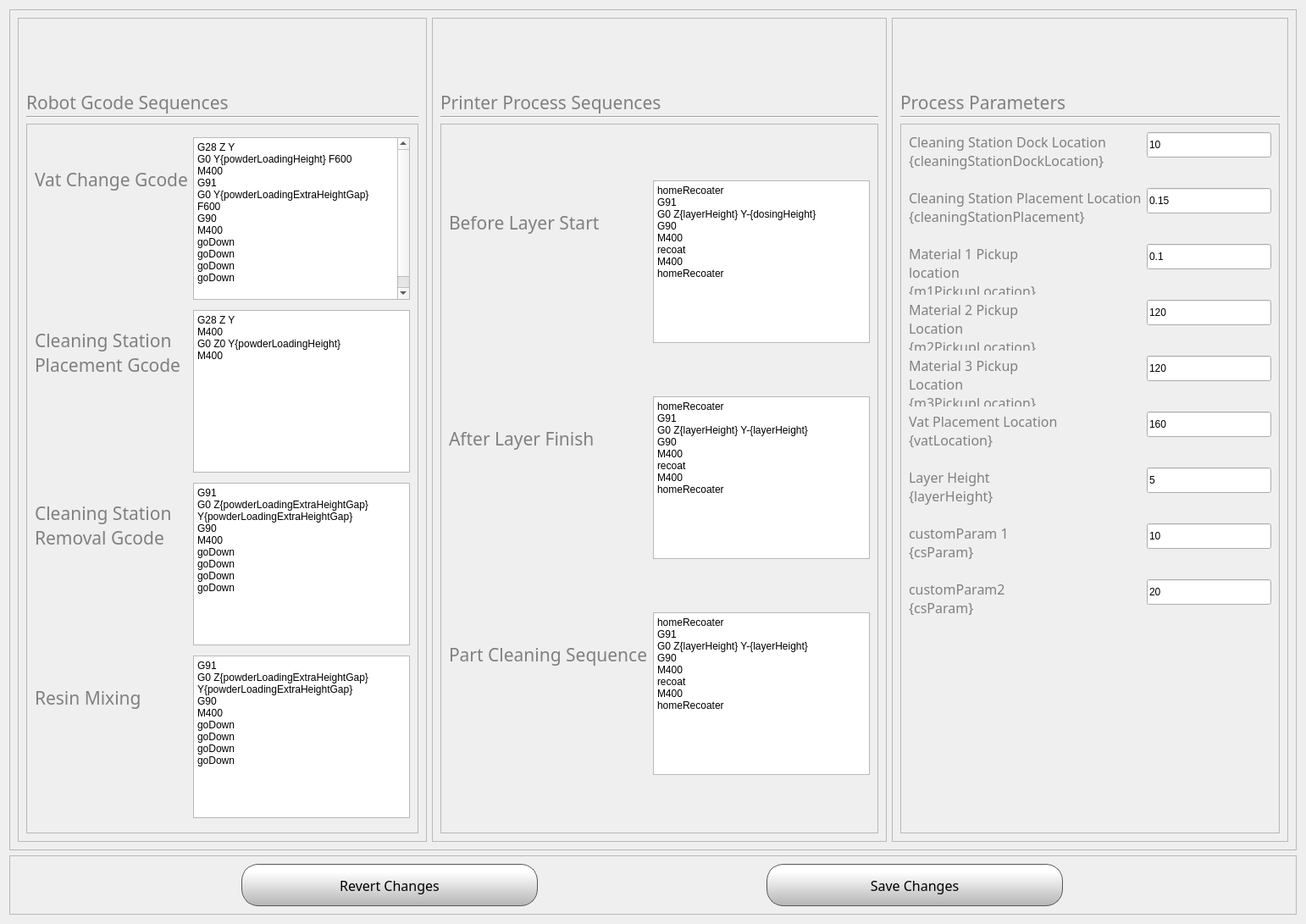
<?xml version="1.0" encoding="UTF-8"?>
<ui version="4.0">
 <class>Form</class>
 <widget class="QWidget" name="Form">
  <property name="geometry">
   <rect>
    <x>0</x>
    <y>0</y>
    <width>1542</width>
    <height>1091</height>
   </rect>
  </property>
  <property name="windowTitle">
   <string>Form</string>
  </property>
  <layout class="QVBoxLayout" name="verticalLayout_5">
   <item>
    <widget class="QFrame" name="frame">
     <property name="frameShape">
      <enum>QFrame::StyledPanel</enum>
     </property>
     <property name="frameShadow">
      <enum>QFrame::Raised</enum>
     </property>
     <layout class="QHBoxLayout" name="horizontalLayout">
      <item>
       <widget class="QFrame" name="frame_3">
        <property name="frameShape">
         <enum>QFrame::StyledPanel</enum>
        </property>
        <property name="frameShadow">
         <enum>QFrame::Raised</enum>
        </property>
        <layout class="QVBoxLayout" name="verticalLayout">
         <item>
          <widget class="QLabel" name="fileInfoLabel_9">
           <property name="minimumSize">
            <size>
             <width>0</width>
             <height>100</height>
            </size>
           </property>
           <property name="maximumSize">
            <size>
             <width>16777215</width>
             <height>20</height>
            </size>
           </property>
           <property name="font">
            <font>
             <family>Gotham</family>
             <pointsize>16</pointsize>
             <weight>50</weight>
             <bold>false</bold>
            </font>
           </property>
           <property name="styleSheet">
            <string notr="true">color:  grey;</string>
           </property>
           <property name="text">
            <string>Robot Gcode Sequences</string>
           </property>
           <property name="wordWrap">
            <bool>true</bool>
           </property>
          </widget>
         </item>
         <item>
          <widget class="Line" name="line">
           <property name="orientation">
            <enum>Qt::Horizontal</enum>
           </property>
          </widget>
         </item>
         <item>
          <widget class="QFrame" name="frame_2">
           <property name="frameShape">
            <enum>QFrame::StyledPanel</enum>
           </property>
           <property name="frameShadow">
            <enum>QFrame::Raised</enum>
           </property>
           <layout class="QFormLayout" name="formLayout">
            <item row="1" column="1">
             <widget class="QPlainTextEdit" name="powderLoadingSequenceText">
              <property name="plainText">
               <string>G28 Z Y
G0 Y{powderLoadingHeight} F600
M400
G91
G0 Y{powderLoadingExtraHeightGap} F600
G90
M400
goDown
goDown
goDown
goDown
</string>
              </property>
             </widget>
            </item>
            <item row="3" column="1">
             <widget class="QPlainTextEdit" name="moveToStartingSequenceText">
              <property name="plainText">
               <string>G28 Z Y
M400
G0 Z0 Y{powderLoadingHeight}
M400</string>
              </property>
             </widget>
            </item>
            <item row="5" column="1">
             <widget class="QPlainTextEdit" name="prepareForPartRemovalSequenceText">
              <property name="plainText">
               <string>G91
G0 Z{powderLoadingExtraHeightGap} Y{powderLoadingExtraHeightGap}
G90
M400
goDown
goDown
goDown
goDown</string>
              </property>
             </widget>
            </item>
            <item row="6" column="0">
             <widget class="QLabel" name="fileInfoLabel_20">
              <property name="minimumSize">
               <size>
                <width>0</width>
                <height>100</height>
               </size>
              </property>
              <property name="maximumSize">
               <size>
                <width>16777215</width>
                <height>20</height>
               </size>
              </property>
              <property name="font">
               <font>
                <family>Gotham</family>
                <pointsize>16</pointsize>
                <weight>50</weight>
                <bold>false</bold>
               </font>
              </property>
              <property name="styleSheet">
               <string notr="true">color:  grey;</string>
              </property>
              <property name="text">
               <string>Resin Mixing</string>
              </property>
              <property name="wordWrap">
               <bool>true</bool>
              </property>
             </widget>
            </item>
            <item row="6" column="1">
             <widget class="QPlainTextEdit" name="prepareForPartRemovalSequenceText_2">
              <property name="plainText">
               <string>G91
G0 Z{powderLoadingExtraHeightGap} Y{powderLoadingExtraHeightGap}
G90
M400
goDown
goDown
goDown
goDown</string>
              </property>
             </widget>
            </item>
            <item row="3" column="0">
             <widget class="QLabel" name="fileInfoLabel_7">
              <property name="minimumSize">
               <size>
                <width>0</width>
                <height>100</height>
               </size>
              </property>
              <property name="maximumSize">
               <size>
                <width>16777215</width>
                <height>20</height>
               </size>
              </property>
              <property name="font">
               <font>
                <family>Gotham</family>
                <pointsize>16</pointsize>
                <weight>50</weight>
                <bold>false</bold>
               </font>
              </property>
              <property name="styleSheet">
               <string notr="true">color:  grey;</string>
              </property>
              <property name="text">
               <string>Cleaning Station Placement Gcode</string>
              </property>
              <property name="wordWrap">
               <bool>true</bool>
              </property>
             </widget>
            </item>
            <item row="5" column="0">
             <widget class="QLabel" name="fileInfoLabel_8">
              <property name="minimumSize">
               <size>
                <width>0</width>
                <height>100</height>
               </size>
              </property>
              <property name="maximumSize">
               <size>
                <width>16777215</width>
                <height>20</height>
               </size>
              </property>
              <property name="font">
               <font>
                <family>Gotham</family>
                <pointsize>16</pointsize>
                <weight>50</weight>
                <bold>false</bold>
               </font>
              </property>
              <property name="styleSheet">
               <string notr="true">color:  grey;</string>
              </property>
              <property name="text">
               <string>Cleaning Station Removal Gcode</string>
              </property>
              <property name="wordWrap">
               <bool>true</bool>
              </property>
             </widget>
            </item>
            <item row="1" column="0">
             <widget class="QLabel" name="fileInfoLabel_6">
              <property name="minimumSize">
               <size>
                <width>0</width>
                <height>100</height>
               </size>
              </property>
              <property name="maximumSize">
               <size>
                <width>16777215</width>
                <height>20</height>
               </size>
              </property>
              <property name="font">
               <font>
                <family>Gotham</family>
                <pointsize>16</pointsize>
                <weight>50</weight>
                <bold>false</bold>
               </font>
              </property>
              <property name="styleSheet">
               <string notr="true">color:  grey;</string>
              </property>
              <property name="text">
               <string>Vat Change Gcode</string>
              </property>
              <property name="wordWrap">
               <bool>true</bool>
              </property>
             </widget>
            </item>
           </layout>
          </widget>
         </item>
        </layout>
       </widget>
      </item>
      <item>
       <widget class="QFrame" name="frame_4">
        <property name="frameShape">
         <enum>QFrame::StyledPanel</enum>
        </property>
        <property name="frameShadow">
         <enum>QFrame::Raised</enum>
        </property>
        <layout class="QVBoxLayout" name="verticalLayout_2">
         <item>
          <widget class="QLabel" name="fileInfoLabel_10">
           <property name="minimumSize">
            <size>
             <width>0</width>
             <height>100</height>
            </size>
           </property>
           <property name="maximumSize">
            <size>
             <width>16777215</width>
             <height>20</height>
            </size>
           </property>
           <property name="font">
            <font>
             <family>Gotham</family>
             <pointsize>16</pointsize>
             <weight>50</weight>
             <bold>false</bold>
            </font>
           </property>
           <property name="styleSheet">
            <string notr="true">color:  grey;</string>
           </property>
           <property name="text">
            <string>Printer Process Sequences</string>
           </property>
           <property name="wordWrap">
            <bool>true</bool>
           </property>
          </widget>
         </item>
         <item>
          <widget class="Line" name="line_2">
           <property name="orientation">
            <enum>Qt::Horizontal</enum>
           </property>
          </widget>
         </item>
         <item>
          <widget class="QFrame" name="frame_5">
           <property name="frameShape">
            <enum>QFrame::StyledPanel</enum>
           </property>
           <property name="frameShadow">
            <enum>QFrame::Raised</enum>
           </property>
           <layout class="QFormLayout" name="formLayout_2">
            <item row="0" column="0">
             <widget class="QLabel" name="fileInfoLabel_11">
              <property name="minimumSize">
               <size>
                <width>0</width>
                <height>100</height>
               </size>
              </property>
              <property name="maximumSize">
               <size>
                <width>16777215</width>
                <height>20</height>
               </size>
              </property>
              <property name="font">
               <font>
                <family>Gotham</family>
                <pointsize>16</pointsize>
                <weight>50</weight>
                <bold>false</bold>
               </font>
              </property>
              <property name="styleSheet">
               <string notr="true">color:  grey;</string>
              </property>
              <property name="text">
               <string>Before Layer Start</string>
              </property>
              <property name="wordWrap">
               <bool>true</bool>
              </property>
             </widget>
            </item>
            <item row="0" column="1">
             <widget class="QPlainTextEdit" name="initialLevellingRecoatingSequenceText">
              <property name="plainText">
               <string>homeRecoater
G91
G0 Z{layerHeight} Y-{dosingHeight}
G90
M400
recoat
M400
homeRecoater</string>
              </property>
             </widget>
            </item>
            <item row="1" column="0">
             <widget class="QLabel" name="fileInfoLabel_12">
              <property name="minimumSize">
               <size>
                <width>0</width>
                <height>100</height>
               </size>
              </property>
              <property name="maximumSize">
               <size>
                <width>16777215</width>
                <height>20</height>
               </size>
              </property>
              <property name="font">
               <font>
                <family>Gotham</family>
                <pointsize>16</pointsize>
                <weight>50</weight>
                <bold>false</bold>
               </font>
              </property>
              <property name="styleSheet">
               <string notr="true">color:  grey;</string>
              </property>
              <property name="text">
               <string>After Layer Finish</string>
              </property>
              <property name="wordWrap">
               <bool>true</bool>
              </property>
             </widget>
            </item>
            <item row="1" column="1">
             <widget class="QPlainTextEdit" name="heatedBufferRecoatingSequenceText">
              <property name="plainText">
               <string>homeRecoater
G91
G0 Z{layerHeight} Y-{layerHeight}
G90
M400
recoat
M400
homeRecoater</string>
              </property>
             </widget>
            </item>
            <item row="2" column="0">
             <widget class="QLabel" name="fileInfoLabel_13">
              <property name="minimumSize">
               <size>
                <width>0</width>
                <height>100</height>
               </size>
              </property>
              <property name="maximumSize">
               <size>
                <width>16777215</width>
                <height>20</height>
               </size>
              </property>
              <property name="font">
               <font>
                <family>Gotham</family>
                <pointsize>16</pointsize>
                <weight>50</weight>
                <bold>false</bold>
               </font>
              </property>
              <property name="styleSheet">
               <string notr="true">color:  grey;</string>
              </property>
              <property name="text">
               <string>Part Cleaning Sequence</string>
              </property>
              <property name="wordWrap">
               <bool>true</bool>
              </property>
             </widget>
            </item>
            <item row="2" column="1">
             <widget class="QPlainTextEdit" name="printingRecoatingSequenceText">
              <property name="plainText">
               <string>homeRecoater
G91
G0 Z{layerHeight} Y-{layerHeight}
G90
M400
recoat
M400
homeRecoater</string>
              </property>
             </widget>
            </item>
           </layout>
          </widget>
         </item>
        </layout>
       </widget>
      </item>
      <item>
       <widget class="QFrame" name="frame_6">
        <property name="frameShape">
         <enum>QFrame::StyledPanel</enum>
        </property>
        <property name="frameShadow">
         <enum>QFrame::Raised</enum>
        </property>
        <layout class="QVBoxLayout" name="verticalLayout_3">
         <item>
          <widget class="QLabel" name="fileInfoLabel_14">
           <property name="minimumSize">
            <size>
             <width>0</width>
             <height>100</height>
            </size>
           </property>
           <property name="maximumSize">
            <size>
             <width>16777215</width>
             <height>20</height>
            </size>
           </property>
           <property name="font">
            <font>
             <family>Gotham</family>
             <pointsize>16</pointsize>
             <weight>50</weight>
             <bold>false</bold>
            </font>
           </property>
           <property name="styleSheet">
            <string notr="true">color:  grey;</string>
           </property>
           <property name="text">
            <string>Process Parameters</string>
           </property>
           <property name="wordWrap">
            <bool>true</bool>
           </property>
          </widget>
         </item>
         <item>
          <widget class="Line" name="line_3">
           <property name="orientation">
            <enum>Qt::Horizontal</enum>
           </property>
          </widget>
         </item>
         <item>
          <widget class="QFrame" name="frame_7">
           <property name="frameShape">
            <enum>QFrame::StyledPanel</enum>
           </property>
           <property name="frameShadow">
            <enum>QFrame::Raised</enum>
           </property>
           <layout class="QFormLayout" name="formLayout_3">
            <item row="1" column="0">
             <widget class="QLabel" name="fileInfoLabel_18">
              <property name="minimumSize">
               <size>
                <width>0</width>
                <height>60</height>
               </size>
              </property>
              <property name="maximumSize">
               <size>
                <width>16777215</width>
                <height>100</height>
               </size>
              </property>
              <property name="font">
               <font>
                <family>Gotham</family>
                <pointsize>12</pointsize>
                <weight>50</weight>
                <bold>false</bold>
               </font>
              </property>
              <property name="styleSheet">
               <string notr="true">color:  grey;</string>
              </property>
              <property name="text">
               <string>Cleaning Station Dock Location {cleaningStationDockLocation}</string>
              </property>
              <property name="alignment">
               <set>Qt::AlignLeading|Qt::AlignLeft|Qt::AlignTop</set>
              </property>
              <property name="wordWrap">
               <bool>true</bool>
              </property>
             </widget>
            </item>
            <item row="1" column="1">
             <widget class="QLineEdit" name="partHeightLineEdit">
              <property name="minimumSize">
               <size>
                <width>0</width>
                <height>30</height>
               </size>
              </property>
              <property name="text">
               <string>10</string>
              </property>
             </widget>
            </item>
            <item row="3" column="0">
             <widget class="QLabel" name="fileInfoLabel_19">
              <property name="minimumSize">
               <size>
                <width>0</width>
                <height>60</height>
               </size>
              </property>
              <property name="maximumSize">
               <size>
                <width>16777215</width>
                <height>100</height>
               </size>
              </property>
              <property name="font">
               <font>
                <family>Gotham</family>
                <pointsize>12</pointsize>
                <weight>50</weight>
                <bold>false</bold>
               </font>
              </property>
              <property name="styleSheet">
               <string notr="true">color:  grey;</string>
              </property>
              <property name="text">
               <string>Cleaning Station Placement Location {cleaningStationPlacement}</string>
              </property>
              <property name="alignment">
               <set>Qt::AlignLeading|Qt::AlignLeft|Qt::AlignTop</set>
              </property>
              <property name="wordWrap">
               <bool>true</bool>
              </property>
             </widget>
            </item>
            <item row="3" column="1">
             <widget class="QLineEdit" name="dosingHeightLineEdit">
              <property name="minimumSize">
               <size>
                <width>0</width>
                <height>30</height>
               </size>
              </property>
              <property name="text">
               <string>0.15</string>
              </property>
             </widget>
            </item>
            <item row="4" column="0">
             <widget class="QLabel" name="fileInfoLabel_15">
              <property name="minimumSize">
               <size>
                <width>0</width>
                <height>60</height>
               </size>
              </property>
              <property name="maximumSize">
               <size>
                <width>16777215</width>
                <height>100</height>
               </size>
              </property>
              <property name="font">
               <font>
                <family>Gotham</family>
                <pointsize>12</pointsize>
                <weight>50</weight>
                <bold>false</bold>
               </font>
              </property>
              <property name="styleSheet">
               <string notr="true">color:  grey;</string>
              </property>
              <property name="text">
               <string>Material 1 Pickup location {m1PickupLocation}</string>
              </property>
              <property name="alignment">
               <set>Qt::AlignLeading|Qt::AlignLeft|Qt::AlignTop</set>
              </property>
              <property name="wordWrap">
               <bool>true</bool>
              </property>
             </widget>
            </item>
            <item row="4" column="1">
             <widget class="QLineEdit" name="layerHeightLineEdit">
              <property name="minimumSize">
               <size>
                <width>0</width>
                <height>30</height>
               </size>
              </property>
              <property name="text">
               <string>0.1</string>
              </property>
             </widget>
            </item>
            <item row="7" column="0">
             <widget class="QLabel" name="fileInfoLabel_23">
              <property name="minimumSize">
               <size>
                <width>0</width>
                <height>60</height>
               </size>
              </property>
              <property name="maximumSize">
               <size>
                <width>16777215</width>
                <height>100</height>
               </size>
              </property>
              <property name="font">
               <font>
                <family>Gotham</family>
                <pointsize>12</pointsize>
                <weight>50</weight>
                <bold>false</bold>
               </font>
              </property>
              <property name="styleSheet">
               <string notr="true">color:  grey;</string>
              </property>
              <property name="text">
               <string>Material 2 Pickup Location {m2PickupLocation}</string>
              </property>
              <property name="alignment">
               <set>Qt::AlignLeading|Qt::AlignLeft|Qt::AlignTop</set>
              </property>
              <property name="wordWrap">
               <bool>true</bool>
              </property>
             </widget>
            </item>
            <item row="7" column="1">
             <widget class="QLineEdit" name="bedTemperatureLineEdit">
              <property name="minimumSize">
               <size>
                <width>0</width>
                <height>30</height>
               </size>
              </property>
              <property name="text">
               <string>120</string>
              </property>
             </widget>
            </item>
            <item row="8" column="0">
             <widget class="QLabel" name="fileInfoLabel_24">
              <property name="minimumSize">
               <size>
                <width>0</width>
                <height>60</height>
               </size>
              </property>
              <property name="maximumSize">
               <size>
                <width>16777215</width>
                <height>100</height>
               </size>
              </property>
              <property name="font">
               <font>
                <family>Gotham</family>
                <pointsize>12</pointsize>
                <weight>50</weight>
                <bold>false</bold>
               </font>
              </property>
              <property name="styleSheet">
               <string notr="true">color:  grey;</string>
              </property>
              <property name="text">
               <string>Material 3 Pickup Location {m3PickupLocation}</string>
              </property>
              <property name="alignment">
               <set>Qt::AlignLeading|Qt::AlignLeft|Qt::AlignTop</set>
              </property>
              <property name="wordWrap">
               <bool>true</bool>
              </property>
             </widget>
            </item>
            <item row="8" column="1">
             <widget class="QLineEdit" name="volumeTemberatureLineEdit">
              <property name="minimumSize">
               <size>
                <width>0</width>
                <height>30</height>
               </size>
              </property>
              <property name="text">
               <string>120</string>
              </property>
             </widget>
            </item>
            <item row="9" column="0">
             <widget class="QLabel" name="fileInfoLabel_25">
              <property name="minimumSize">
               <size>
                <width>0</width>
                <height>60</height>
               </size>
              </property>
              <property name="maximumSize">
               <size>
                <width>16777215</width>
                <height>100</height>
               </size>
              </property>
              <property name="font">
               <font>
                <family>Gotham</family>
                <pointsize>12</pointsize>
                <weight>50</weight>
                <bold>false</bold>
               </font>
              </property>
              <property name="styleSheet">
               <string notr="true">color:  grey;</string>
              </property>
              <property name="text">
               <string>Vat Placement Location {vatLocation}</string>
              </property>
              <property name="alignment">
               <set>Qt::AlignLeading|Qt::AlignLeft|Qt::AlignTop</set>
              </property>
              <property name="wordWrap">
               <bool>true</bool>
              </property>
             </widget>
            </item>
            <item row="9" column="1">
             <widget class="QLineEdit" name="chamberTemperatureLineEdit">
              <property name="minimumSize">
               <size>
                <width>0</width>
                <height>30</height>
               </size>
              </property>
              <property name="text">
               <string>160</string>
              </property>
             </widget>
            </item>
            <item row="11" column="0">
             <widget class="QLabel" name="fileInfoLabel_16">
              <property name="minimumSize">
               <size>
                <width>0</width>
                <height>60</height>
               </size>
              </property>
              <property name="maximumSize">
               <size>
                <width>16777215</width>
                <height>100</height>
               </size>
              </property>
              <property name="font">
               <font>
                <family>Gotham</family>
                <pointsize>12</pointsize>
                <weight>50</weight>
                <bold>false</bold>
               </font>
              </property>
              <property name="styleSheet">
               <string notr="true">color:  grey;</string>
              </property>
              <property name="text">
               <string>Layer Height {layerHeight}</string>
              </property>
              <property name="alignment">
               <set>Qt::AlignLeading|Qt::AlignLeft|Qt::AlignTop</set>
              </property>
              <property name="wordWrap">
               <bool>true</bool>
              </property>
             </widget>
            </item>
            <item row="11" column="1">
             <widget class="QLineEdit" name="initialLevellingHeightLineEdit">
              <property name="minimumSize">
               <size>
                <width>0</width>
                <height>30</height>
               </size>
              </property>
              <property name="text">
               <string>5</string>
              </property>
             </widget>
            </item>
            <item row="12" column="0">
             <widget class="QLabel" name="fileInfoLabel_17">
              <property name="minimumSize">
               <size>
                <width>0</width>
                <height>60</height>
               </size>
              </property>
              <property name="maximumSize">
               <size>
                <width>16777215</width>
                <height>100</height>
               </size>
              </property>
              <property name="font">
               <font>
                <family>Gotham</family>
                <pointsize>12</pointsize>
                <weight>50</weight>
                <bold>false</bold>
               </font>
              </property>
              <property name="styleSheet">
               <string notr="true">color:  grey;</string>
              </property>
              <property name="text">
               <string>customParam 1 {csParam}</string>
              </property>
              <property name="alignment">
               <set>Qt::AlignLeading|Qt::AlignLeft|Qt::AlignTop</set>
              </property>
              <property name="wordWrap">
               <bool>true</bool>
              </property>
             </widget>
            </item>
            <item row="12" column="1">
             <widget class="QLineEdit" name="heatedBufferHeightLineEdit">
              <property name="minimumSize">
               <size>
                <width>0</width>
                <height>30</height>
               </size>
              </property>
              <property name="text">
               <string>10</string>
              </property>
             </widget>
            </item>
            <item row="13" column="0">
             <widget class="QLabel" name="fileInfoLabel_22">
              <property name="minimumSize">
               <size>
                <width>0</width>
                <height>60</height>
               </size>
              </property>
              <property name="maximumSize">
               <size>
                <width>16777215</width>
                <height>100</height>
               </size>
              </property>
              <property name="font">
               <font>
                <family>Gotham</family>
                <pointsize>12</pointsize>
                <weight>50</weight>
                <bold>false</bold>
               </font>
              </property>
              <property name="styleSheet">
               <string notr="true">color:  grey;</string>
              </property>
              <property name="text">
               <string>customParam2 {csParam}</string>
              </property>
              <property name="alignment">
               <set>Qt::AlignLeading|Qt::AlignLeft|Qt::AlignTop</set>
              </property>
              <property name="wordWrap">
               <bool>true</bool>
              </property>
             </widget>
            </item>
            <item row="13" column="1">
             <widget class="QLineEdit" name="powderLoadingExtraHeightGapLineEdit">
              <property name="minimumSize">
               <size>
                <width>0</width>
                <height>30</height>
               </size>
              </property>
              <property name="text">
               <string>20</string>
              </property>
             </widget>
            </item>
           </layout>
          </widget>
         </item>
        </layout>
       </widget>
      </item>
     </layout>
    </widget>
   </item>
   <item>
    <widget class="QFrame" name="frame_8">
     <property name="frameShape">
      <enum>QFrame::StyledPanel</enum>
     </property>
     <property name="frameShadow">
      <enum>QFrame::Raised</enum>
     </property>
     <layout class="QGridLayout" name="gridLayout">
      <item row="0" column="0">
       <widget class="QPushButton" name="revertChangesButton">
        <property name="minimumSize">
         <size>
          <width>200</width>
          <height>50</height>
         </size>
        </property>
        <property name="maximumSize">
         <size>
          <width>350</width>
          <height>50</height>
         </size>
        </property>
        <property name="font">
         <font>
          <family>Gotham</family>
          <pointsize>12</pointsize>
         </font>
        </property>
        <property name="styleSheet">
         <string notr="true">QPushButton {
    border: 1px solid rgb(87, 87, 87);

	background-color: qlineargradient(spread:pad, x1:0, y1:1, x2:0, y2:0.188, stop:0 rgba(180, 180, 180, 255), stop:1 rgba(255, 255, 255, 255));
border-radius:20px;
}

QPushButton:pressed {
    background-color: qlineargradient(x1: 0, y1: 0, x2: 0, y2: 1,
                                      stop: 0 #dadbde, stop: 1 #f6f7fa);
}

QPushButton:flat {
    border: none; /* no border for a flat push button */
}

QPushButton:default {
    border-color: navy; /* make the default button prominent */
}

QPushButton:focus {
	outline: none;
}</string>
        </property>
        <property name="text">
         <string>Revert Changes</string>
        </property>
        <property name="iconSize">
         <size>
          <width>20</width>
          <height>20</height>
         </size>
        </property>
       </widget>
      </item>
      <item row="0" column="1">
       <widget class="QPushButton" name="saveChangesButton">
        <property name="minimumSize">
         <size>
          <width>200</width>
          <height>50</height>
         </size>
        </property>
        <property name="maximumSize">
         <size>
          <width>350</width>
          <height>50</height>
         </size>
        </property>
        <property name="font">
         <font>
          <family>Gotham</family>
          <pointsize>12</pointsize>
         </font>
        </property>
        <property name="styleSheet">
         <string notr="true">QPushButton {
    border: 1px solid rgb(87, 87, 87);

	background-color: qlineargradient(spread:pad, x1:0, y1:1, x2:0, y2:0.188, stop:0 rgba(180, 180, 180, 255), stop:1 rgba(255, 255, 255, 255));
border-radius:20px;
}

QPushButton:pressed {
    background-color: qlineargradient(x1: 0, y1: 0, x2: 0, y2: 1,
                                      stop: 0 #dadbde, stop: 1 #f6f7fa);
}

QPushButton:flat {
    border: none; /* no border for a flat push button */
}

QPushButton:default {
    border-color: navy; /* make the default button prominent */
}

QPushButton:focus {
	outline: none;
}</string>
        </property>
        <property name="text">
         <string>Save Changes</string>
        </property>
        <property name="iconSize">
         <size>
          <width>20</width>
          <height>20</height>
         </size>
        </property>
       </widget>
      </item>
     </layout>
    </widget>
   </item>
  </layout>
 </widget>
 <resources/>
 <connections/>
</ui>
